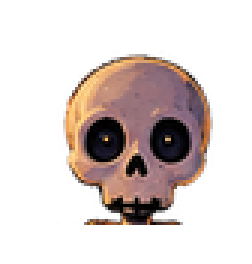
#> input picture assets/seasonal/halloween_v2/skeleton_head_front.png, 84 x 88 px (shown 3 times larger)
$ python derive_halloween_rig.py
#> lines starting #> are read from the running program, lines starting #| are printed output that depends on the picture; after the words box and inside, x2 and y2 are one past the last pixel; in counts of white or black regions, pixels touching at a corner belong together
"""Derive rig textures/contours from the existing painted Halloween artwork.

Developer tools: Pillow, numpy, OpenCV. Original PNGs are never overwritten.
"""
from pathlib import Path
import subprocess
import sys
import cv2
import numpy as np
from PIL import Image, ImageFilter

PROJECT = Path(__file__).resolve().parents[1]
ROOT = PROJECT / 'assets/seasonal/halloween_v2'

# The jaw is part of the moving skull; the old ground/neck fragments are not.
skull = np.array(Image.open(ROOT / 'skeleton_head_front.png').convert('RGBA'))
#> skull is the input picture: shape (88, 84, 4); mean R, G, B, A 44.5, 34.2, 31.6, 72.7
skull[73:, :, 3] = 0
#> skull: shape (88, 84, 4); 1.01% of pixels changed, all inside (x1, y1, x2, y2) = (18, 73, 63, 75)
Image.fromarray(skull).save(ROOT / 'skeleton_skull_rig.png')

def carving_mask(name):
#> called with name = 'classic'
    a = np.array(Image.open(ROOT / f'pumpkin_{name}.png').convert('RGBA'))
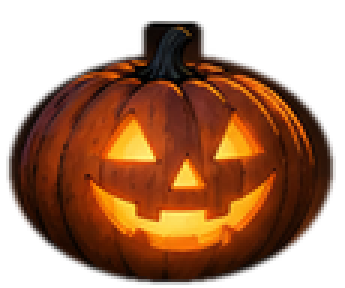
#> input picture assets/seasonal/halloween_v2/pumpkin_classic.png, 115 x 96 px (shown 3 times larger)
#> a is the input picture: shape (96, 115, 4); mean R, G, B, A 75, 34.8, 10.6, 153
    r, g, b = [a[:, :, i].astype(float) for i in range(3)]
    y, x = np.mgrid[:a.shape[0], :a.shape[1]]
    mask = ((g > 132) & (r > 180) & (g - b > 48) &
            (x > 23) & (x < 100) & (y > 28) & (y < 84))
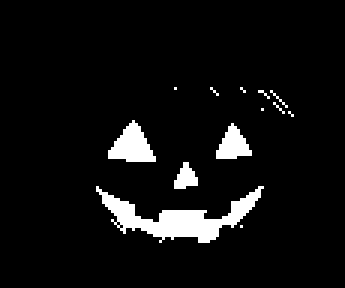
#> mask: shape (96, 115) bool (shown 3 times larger); 6% white; 13 white regions (9 under 20 px), largest, box (x1, y1, x2, y2) and area: (32, 62, 88, 81) 377, (36, 40, 52, 54) 132, (72, 41, 84, 53) 86, (58, 54, 66, 63) 46
    return a, (mask * 255).astype('uint8')

classic, mask = carving_mask('classic')
# Clear only the carved face, preserving the original silhouette, stem and ribs.
erase = cv2.dilate(mask, cv2.getStructuringElement(cv2.MORPH_ELLIPSE, (7, 7)))
#> erase: shape (96, 115); 16.4% white; 7 white regions, largest, box (x1, y1, x2, y2) and area: (29, 59, 91, 84) 852, (33, 37, 55, 57) 299, (69, 38, 87, 56) 225
skin = cv2.inpaint(classic[:, :, :3], erase, 5, cv2.INPAINT_TELEA)
Image.fromarray(np.dstack([skin, classic[:, :, 3]])).save(ROOT / 'pumpkin_shell.png')

# The face morph geometry has its own read-only image-analysis generator.
subprocess.run([sys.executable, str(PROJECT / 'scripts/derive_pumpkin_morph.py')], check=True)
#> (this line was passed over: subprocess is not available in this run)

# The original fog strips contain a baked checker pattern. Reuse the clean
# painted cloud brush texture for soft ground wisps instead of that pattern.
cloud = Image.open(ROOT / 'moon_cloud_clean.png').convert('RGBA')
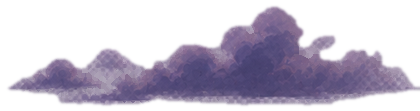
#> input picture assets/seasonal/halloween_v2/moon_cloud_clean.png, 420 x 111 px
#> cloud is the input picture: PIL image 420x111 RGBA; mean R, G, B, A 144.3, 129.4, 160.1, 109.1
for index, name in enumerate(['fog_far_clean', 'fog_near_clean']):
    fog = Image.new('RGBA', (600, 105))
    for x0, top, width, height in [(-45, 24, 300, 75), (145, 9, 310, 92), (360, 31, 300, 70)]:
        puff = cloud.resize((width, height), Image.Resampling.LANCZOS)
        rgb = np.array(puff)
        rgb[:, :, :3] = np.minimum(rgb[:, :, :3].astype(float) * .88 + [33, 28, 37], 255).astype('uint8')
        fog.alpha_composite(Image.fromarray(rgb), (x0, top + index * 2))
    fog = fog.filter(ImageFilter.GaussianBlur(3.2))
    alpha = np.array(fog)[:, :, 3].astype(float)
    yy, xx = np.mgrid[:105, :600]
    alpha *= np.minimum(1, xx / 55) * np.minimum(1, (599 - xx) / 55)
    fog.putalpha(Image.fromarray(alpha.astype('uint8')))
    fog.save(ROOT / f'{name}.png')
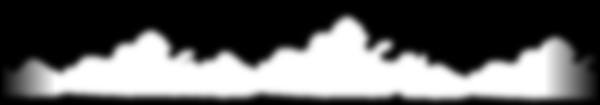
#> alpha: shape (105, 600) float64; min 0, max 255, mean 96.4
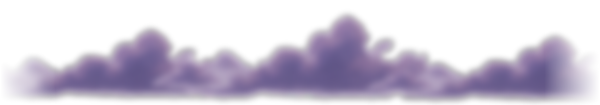
#> fog: PIL image 600x105 RGBA; mean R, G, B, A 64, 55.9, 74.7, 96.4; transparent parts drawn white
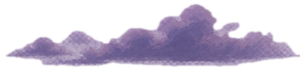
#> rgb: shape (70, 300, 4); mean R, G, B, A 85.9, 74.6, 99.1, 109.2; transparent parts drawn white

# A broader bank uses the existing painted cloud with softly blended lobes.
# Its fuller vertical silhouette can obscure the moon rather than skim below it.
cloud = Image.open(ROOT / 'moon_cloud_clean.png').convert('RGBA')
bank = Image.new('RGBA', (510, 185))
#> bank: PIL image 510x185 RGBA; every value is 0
for box in [(0, 57, 350, 170), (136, 9, 498, 164), (56, 65, 460, 184)]:
    x0, y0, x1, y1 = box
    puff = cloud.resize((x1-x0, y1-y0), Image.Resampling.LANCZOS)
    bank.alpha_composite(puff, (x0, y0))
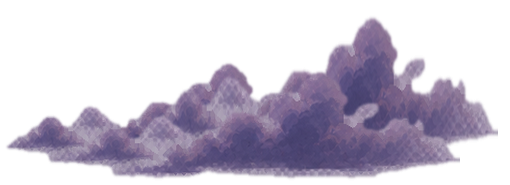
#> bank: PIL image 510x185 RGBA; mean R, G, B, A 57.5, 50.5, 66.4, 103; transparent parts drawn white
bank = bank.filter(ImageFilter.GaussianBlur(.65))
bank.save(ROOT / 'moon_cloud_bank.png')
print('Derived skull rig, pumpkin shell/painted carving contours, two clean fog strips and a broad cloud bank.')
